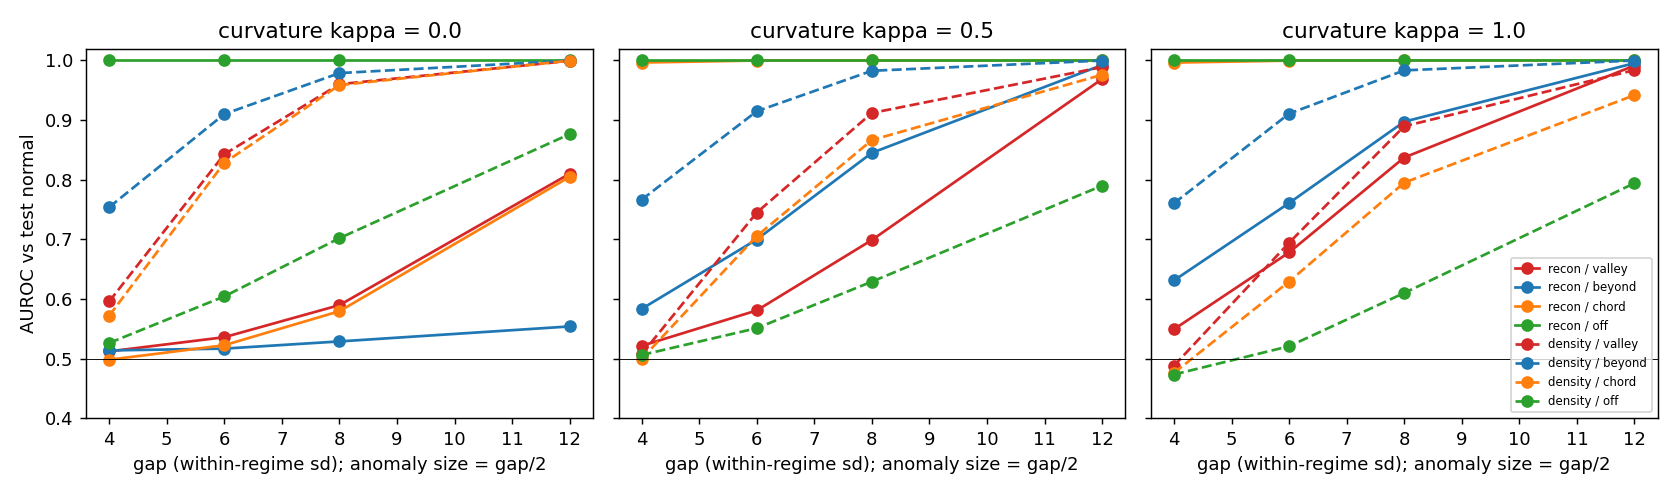

Source code (Python):
"""A8 valley-smoothing synthetic control, CURVED-manifold version (separates interpolation from extrapolation).

The linear-manifold control (a8_valley_synth.py) cannot separate "valley" (between regimes) from "beyond"
(past a regime, away from the other) for a reconstructor: any in-subspace displacement is reconstructable.
Here the normal manifold is curved:  x = U_in z + kappa * U_q q(z) / gap_ref + sigma_n eps, with q(z) the 10
quadratic monomials z_i z_j of the 4 manifold coordinates and U_q a 10-dim frame orthogonal to U_in. Regimes A
and B sit at z1 = 0 and z1 = gap on the surface. Anomalies (all from regime-A points, all of size gap/2 in z):
  valley : ON the surface at z1 = gap/2   (extreme of A drifting toward B along the physical manifold;
           reachable by a decoder that interpolates between the two regimes = the hypothesised blind spot)
  beyond : ON the surface at z1 = -gap/2  (extreme of A away from B; reachable only by extrapolating the curve)
  chord  : straight-line midpoint in observation space between the A point and its B image (off the surface
           by the sagitta; what a decoder that interpolates linearly in x would produce)
  off    : displacement of the same size orthogonal to both U_in and U_q
kappa = 0 reproduces the linear world. Detectors as before (MLP AE recon, GMM-in-latent density, PCA linear recon).
Invariants: (C1) kappa = 0 -> valley ~ beyond for recon (linear world result); (C2) off is caught at every setting;
(C3) if the smoothing mechanism is real: with kappa > 0, recon AUROC(valley) << recon AUROC(beyond) and the
density head catches both; (C4) the deficit should be largest for gaps where the valley is a genuine density
trough (gap >= 6) and vanish for gaps where the midpoint is inside the envelopes (gap <= 4).
Writes a8_valley_synth_curved.jsonl (resumable) and a8_valley_synth_curved.png.
"""
from __future__ import annotations
import json, os, time
import numpy as np, torch, torch.nn as nn
from sklearn.metrics import roc_auc_score
from sklearn.mixture import GaussianMixture
from sklearn.decomposition import PCA
torch.set_num_threads(4)
HERE = os.path.dirname(os.path.abspath(__file__)); OUT = os.path.join(HERE, "a8_valley_synth_curved.jsonl")
D, DM, NQ = 24, 4, 10
SIG_W, SIG_N = 1.0, 0.05
N_TRAIN, N_TEST_N, N_ANOM = 6000, 1500, 400
GAPS = [4.0, 6.0, 8.0, 12.0]; KAPPAS = [0.0, 0.5, 1.0]; SEEDS = [0, 1, 2]
KINDS = ["valley", "beyond", "chord", "off"]


def emit(row):
    with open(OUT, "a", encoding="utf-8") as f: f.write(json.dumps(row) + "\n"); f.flush()


def done():
    s = set()
    if os.path.exists(OUT):
        for l in open(OUT, encoding="utf-8"):
            try: r = json.loads(l); s.add((r["gap"], r["kappa"], r["seed"]))
            except Exception: pass
    return s


class World:
    def __init__(self, gap, kappa, seed):
        self.rng = np.random.default_rng(seed); self.gap, self.kappa = gap, kappa
        Q, _ = np.linalg.qr(self.rng.normal(size=(D, D))); self.U_in, self.U_q, self.U_off = Q[:, :DM], Q[:, DM:DM + NQ], Q[:, DM + NQ:]
        self.iu = np.triu_indices(DM); self.gref = max(gap, 4.0); self.m = gap / 2

    def surf(self, z):
        q = (z[:, :, None] * z[:, None, :])[:, self.iu[0], self.iu[1]]          # (n, 10) quadratic monomials
        return z @ self.U_in.T + self.kappa * (q @ self.U_q.T) / self.gref

    def normal(self, n, k=None):
        if k is None: k = self.rng.integers(0, 2, n)
        z = SIG_W * self.rng.normal(size=(n, DM)); z[:, 0] += self.gap * k
        return self.surf(z) + SIG_N * self.rng.normal(size=(n, D)), z, k

    def anomalies(self, n, kind):
        _, z, _ = self.normal(n, k=np.zeros(n, int))
        if kind in ("valley", "beyond"):
            z2 = z.copy(); z2[:, 0] += (self.m if kind == "valley" else -self.m); return self.surf(z2) + SIG_N * self.rng.normal(size=(n, D))
        if kind == "chord":
            zB = z.copy(); zB[:, 0] += self.gap
            return 0.5 * (self.surf(z) + self.surf(zB)) + SIG_N * self.rng.normal(size=(n, D))
        if kind == "off":
            u = self.rng.normal(size=(n, D - DM - NQ)); u /= np.linalg.norm(u, axis=1, keepdims=True)
            return self.surf(z) + self.m * (u @ self.U_off.T) + SIG_N * self.rng.normal(size=(n, D))


class AE(nn.Module):
    def __init__(self):
        super().__init__()
        self.enc = nn.Sequential(nn.Linear(D, 64), nn.ReLU(), nn.Linear(64, 64), nn.ReLU(), nn.Linear(64, DM))
        self.dec = nn.Sequential(nn.Linear(DM, 64), nn.ReLU(), nn.Linear(64, 64), nn.ReLU(), nn.Linear(64, D))
    def forward(self, x): z = self.enc(x); return self.dec(z), z


def fit_ae(X, seed, epochs=200):
    torch.manual_seed(seed); ae = AE(); opt = torch.optim.Adam(ae.parameters(), 3e-3); Xt = torch.tensor(X, dtype=torch.float32)
    sched = torch.optim.lr_scheduler.CosineAnnealingLR(opt, epochs)
    for ep in range(epochs):
        perm = torch.randperm(len(Xt))
        for i in range(0, len(Xt), 256):
            xb = Xt[perm[i:i + 256]]; xr, _ = ae(xb); loss = ((xr - xb) ** 2).mean(); opt.zero_grad(); loss.backward(); opt.step()
        sched.step()
    return ae


def score(ae, gmm, pca, X):
    with torch.no_grad(): Xt = torch.tensor(X, dtype=torch.float32); xr, z = ae(Xt)
    return dict(recon=((xr - Xt) ** 2).mean(1).numpy(), density=-gmm.score_samples(z.numpy()), linrec=((pca.inverse_transform(pca.transform(X)) - X) ** 2).mean(1))


def auroc(sn, sa): return float(roc_auc_score(np.r_[np.zeros(len(sn)), np.ones(len(sa))], np.r_[sn, sa]))


t0 = time.time()
for kappa in KAPPAS:
    for gap in GAPS:
        for seed in SEEDS:
            if (gap, kappa, seed) in done(): continue
            Wd = World(gap, kappa, seed); Xtr, _, _ = Wd.normal(N_TRAIN); mu, sd = Xtr.mean(0), Xtr.std(0) + 1e-9; S = lambda X: (X - mu) / sd
            ae = fit_ae(S(Xtr), seed)
            with torch.no_grad(): _, ztr = ae(torch.tensor(S(Xtr), dtype=torch.float32))
            ztr = ztr.numpy(); fits = [GaussianMixture(k, covariance_type="full", random_state=seed, reg_covar=1e-4).fit(ztr) for k in (1, 2, 3, 4)]
            gmm = fits[int(np.argmin([g.bic(ztr) for g in fits]))]; pca = PCA(DM).fit(S(Xtr))
            Xn, _, _ = Wd.normal(N_TEST_N); sn = score(ae, gmm, pca, S(Xn))
            row = dict(gap=gap, kappa=kappa, seed=seed, K_bic=gmm.n_components, train_recon_med=float(np.median(sn["recon"])), train_linrec_med=float(np.median(sn["linrec"])))
            for kind in KINDS:
                Xa = Wd.anomalies(N_ANOM, kind); sa = score(ae, gmm, pca, S(Xa))
                for det in ["recon", "density", "linrec"]:
                    row[f"auroc_{det}_{kind}"] = auroc(sn[det], sa[det]); row[f"rec99_{det}_{kind}"] = float((sa[det] > np.quantile(sn[det], .99)).mean())
                    row[f"medratio_{det}_{kind}"] = float(np.median(sa[det]) / np.median(sn[det]))
            row["secs"] = round(time.time() - t0, 1); emit(row)
            print(f"kappa={kappa} gap={gap} seed={seed} K={gmm.n_components} | recon v/b/c/o = " + "/".join(f"{row[f'auroc_recon_{k}']:.3f}" for k in KINDS) + " | density = " + "/".join(f"{row[f'auroc_density_{k}']:.3f}" for k in KINDS) + " | linrec = " + "/".join(f"{row[f'auroc_linrec_{k}']:.3f}" for k in KINDS) + f"  [{time.time()-t0:.0f}s]", flush=True)

rows = [json.loads(l) for l in open(OUT, encoding="utf-8")]
summ = {}
print("\nSUMMARY seed-mean AUROC, kinds valley/beyond/chord/off")
for kappa in KAPPAS:
    for gap in GAPS:
        rs = [r for r in rows if r["gap"] == gap and r["kappa"] == kappa]
        if not rs: continue
        g = lambda k: float(np.mean([r[k] for r in rs])); summ[f"kappa={kappa},gap={gap}"] = {k: g(k) for k in rs[0] if k.startswith(("auroc_", "rec99_", "medratio_"))}
        print(f"  kappa={kappa} gap={gap:5.1f} | recon " + "/".join(f"{g(f'auroc_recon_{k}'):.3f}" for k in KINDS) + " | density " + "/".join(f"{g(f'auroc_density_{k}'):.3f}" for k in KINDS) + " | linrec " + "/".join(f"{g(f'auroc_linrec_{k}'):.3f}" for k in KINDS) + f" | recall@1% recon v/b {g('rec99_recon_valley'):.2f}/{g('rec99_recon_beyond'):.2f} density v/b {g('rec99_density_valley'):.2f}/{g('rec99_density_beyond'):.2f}")
json.dump(summ, open(os.path.join(HERE, "a8_valley_synth_curved_summary.json"), "w"), indent=1)
try:
    import matplotlib; matplotlib.use("Agg"); import matplotlib.pyplot as plt
    fig, ax = plt.subplots(1, len(KAPPAS), figsize=(4.3 * len(KAPPAS), 3.8), sharey=True)
    for a, kappa in zip(ax, KAPPAS):
        for det, ls in [("recon", "-"), ("density", "--")]:
            for kind, c in [("valley", "C3"), ("beyond", "C0"), ("chord", "C1"), ("off", "C2")]:
                a.plot(GAPS, [summ[f"kappa={kappa},gap={g}"][f"auroc_{det}_{kind}"] for g in GAPS], ls, color=c, marker="o", label=f"{det} / {kind}")
        a.set_title(f"curvature kappa = {kappa}"); a.set_xlabel("gap (within-regime sd); anomaly size = gap/2"); a.set_ylim(0.4, 1.02); a.axhline(0.5, color="k", lw=0.5)
    ax[0].set_ylabel("AUROC vs test normal"); ax[-1].legend(fontsize=6.5); fig.tight_layout()
    fig.savefig(os.path.join(HERE, "a8_valley_synth_curved.png"), dpi=130); fig.savefig(os.path.join(HERE, "a8_valley_synth_curved.svg")); print("figure saved")
except Exception as e:
    print("figure skipped:", e)
